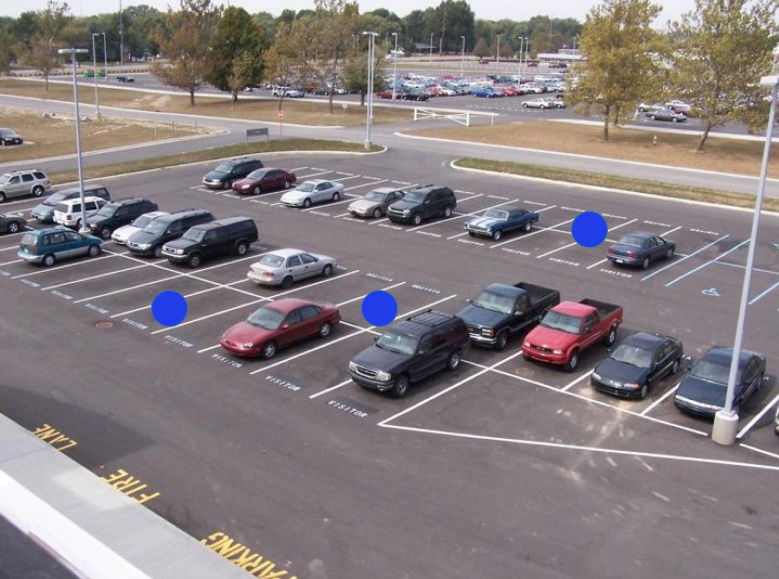
#> input picture imgProcess/testParkingLot.png, 1558 x 1158 px (shown at 1/2 size)
$ python processImg.py --image testParkingLot.png   (Python 2 division)
#> lines starting #> are read from the running program, lines starting #| are printed output that depends on the picture; after the words box and inside, x2 and y2 are one past the last pixel; in counts of white or black regions, pixels touching at a corner belong together
# import the necessary packages

from pyimagesearch.shapedetector import ShapeDetector

import argparse

import imutils

import cv2
import numpy as np


# construct the argument parse and parse the arguments

ap = argparse.ArgumentParser()

ap.add_argument("-i", "--image", required=True,

	help="path to the input image")

args = vars(ap.parse_args())


# load the image and resize it to a smaller factor so that

# the shapes can be approximated better

image = cv2.imread(args["image"])
#> image is the input picture: shape (1158, 1558, 3); mean B, G, R 128.8, 126.3, 134.9

resized = imutils.resize(image, width=300)
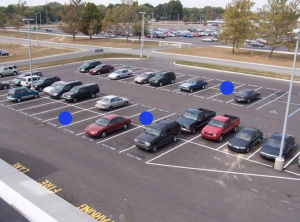
#> resized: shape (222, 300, 3); mean B, G, R 128.8, 126.3, 134.8

ratio = image.shape[0] / float(resized.shape[0])
#> ratio = 5.22

# Convert input image to HSV
print image
#> (printed output is left out)
hsv_image = cv2.cvtColor(image, cv2.COLOR_BGR2HSV)
#> hsv_image: shape (1158, 1558, 3); mean H, S, V 115.6, 35.4, 139.1

# define range of blue color in HSV
lower_blue = np.array([110,50,50])
upper_blue = np.array([130,255,255])

# Threshold the HSV image to get only blue colors
blueMask = cv2.inRange(hsv_image, lower_blue, upper_blue)
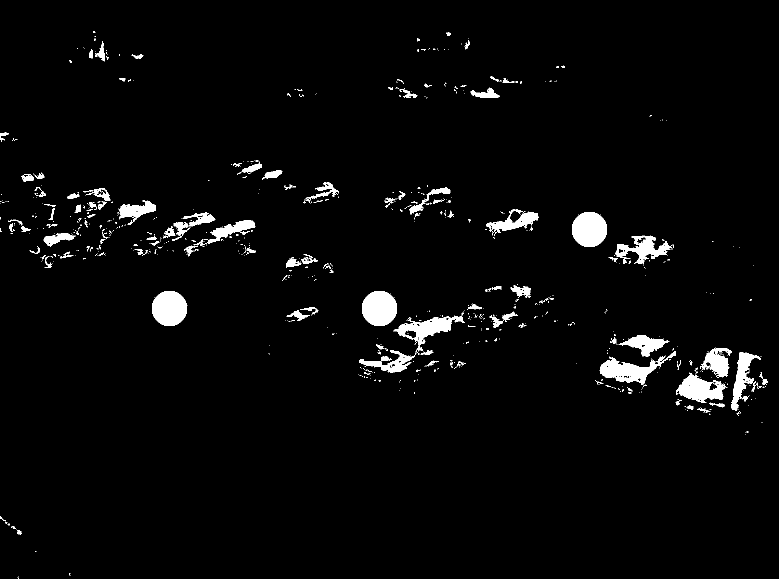
#> blueMask: shape (1158, 1558) (shown at 1/2 size); 2.9% white; 807 white regions (681 under 20 px), largest, box (x1, y1, x2, y2) and area: (1144, 424, 1214, 494) 3892, (304, 582, 374, 652) 3892, (724, 582, 794, 652) 3892

# Bitwise-AND mask and original image
result = cv2.bitwise_and(image,image, mask= blueMask)
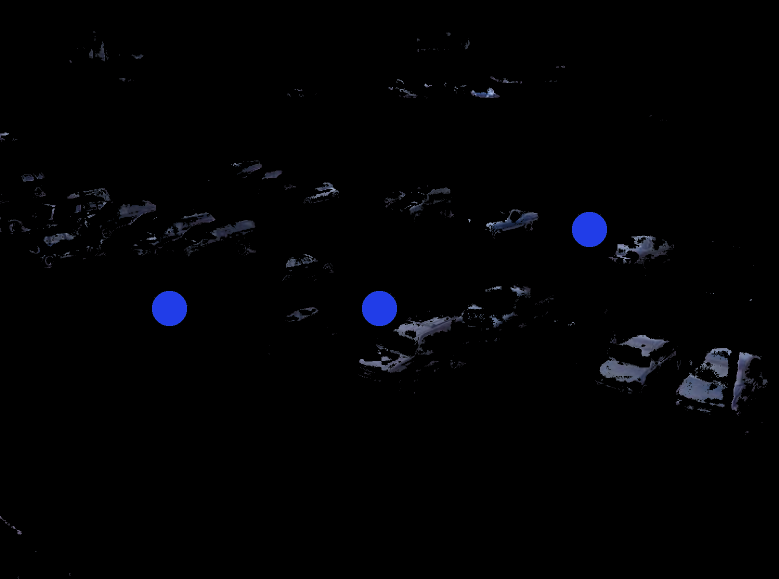
#> result: shape (1158, 1558, 3) (shown at 1/2 size); mean B, G, R 3.7, 2.1, 1.8

cv2.imshow('image',image)
cv2.imshow('blueMask',blueMask)
cv2.imshow('result',result)
cv2.waitKey(0)
